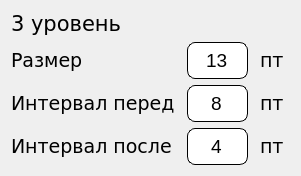
    <widget class="QWidget" name="gridLayoutWidget_7">
     <property name="geometry">
      <rect>
       <x>620</x>
       <y>20</y>
       <width>292</width>
       <height>156</height>
      </rect>
     </property>
     <layout class="QGridLayout" name="gridLayout_7">
      <item row="2" column="0">
       <widget class="QLabel" name="labelSettings_29">
        <property name="font">
         <font>
          <family>Verdana</family>
          <pointsize>14</pointsize>
          <weight>50</weight>
          <italic>false</italic>
          <bold>false</bold>
         </font>
        </property>
        <property name="mouseTracking">
         <bool>false</bool>
        </property>
        <property name="text">
         <string>Интервал перед </string>
        </property>
       </widget>
      </item>
      <item row="2" column="1">
       <widget class="QLineEdit" name="LEThirdLvlSpacingBefore">
        <property name="maximumSize">
         <size>
          <width>90</width>
          <height>16777215</height>
         </size>
        </property>
        <property name="font">
         <font>
          <pointsize>14</pointsize>
          <weight>50</weight>
          <bold>false</bold>
         </font>
        </property>
        <property name="styleSheet">
         <string notr="true">QLineEdit {
  border-radius: 8px;
  border: 1px solid black;
  padding: 5px 15px;
}

QLineEdit:focus {
  border: 1px solid yellow;
}

QLineEdit::placeholder {
  color: #767e89;
}</string>
        </property>
        <property name="text">
         <string>8</string>
        </property>
        <property name="alignment">
         <set>Qt::AlignCenter</set>
        </property>
       </widget>
      </item>
      <item row="1" column="1">
       <widget class="QLineEdit" name="LEThirdLvlSize">
        <property name="maximumSize">
         <size>
          <width>90</width>
          <height>16777215</height>
         </size>
        </property>
        <property name="font">
         <font>
          <pointsize>14</pointsize>
          <weight>50</weight>
          <bold>false</bold>
         </font>
        </property>
        <property name="styleSheet">
         <string notr="true">QLineEdit {
  border-radius: 8px;
  border: 1px solid black;
  padding: 5px 15px;
}

QLineEdit:focus {
  border: 1px solid yellow;
}

QLineEdit::placeholder {
  color: #767e89;
}</string>
        </property>
        <property name="text">
         <string>13</string>
        </property>
        <property name="alignment">
         <set>Qt::AlignCenter</set>
        </property>
       </widget>
      </item>
      <item row="3" column="1">
       <widget class="QLineEdit" name="LEThirdLvlSpacingAfter">
        <property name="maximumSize">
         <size>
          <width>90</width>
          <height>16777215</height>
         </size>
        </property>
        <property name="font">
         <font>
          <pointsize>14</pointsize>
          <weight>50</weight>
          <bold>false</bold>
         </font>
        </property>
        <property name="styleSheet">
         <string notr="true">QLineEdit {
  border-radius: 8px;
  border: 1px solid black;
  padding: 5px 15px;
}

QLineEdit:focus {
  border: 1px solid yellow;
}

QLineEdit::placeholder {
  color: #767e89;
}</string>
        </property>
        <property name="text">
         <string>4</string>
        </property>
        <property name="alignment">
         <set>Qt::AlignCenter</set>
        </property>
       </widget>
      </item>
      <item row="3" column="0">
       <widget class="QLabel" name="labelSettings_30">
        <property name="font">
         <font>
          <family>Verdana</family>
          <pointsize>14</pointsize>
          <weight>50</weight>
          <italic>false</italic>
          <bold>false</bold>
         </font>
        </property>
        <property name="mouseTracking">
         <bool>false</bool>
        </property>
        <property name="text">
         <string>Интервал после</string>
        </property>
       </widget>
      </item>
      <item row="0" column="0">
       <widget class="QLabel" name="labelSettings_31">
        <property name="font">
         <font>
          <family>Verdana</family>
          <pointsize>16</pointsize>
          <weight>50</weight>
          <italic>false</italic>
          <bold>false</bold>
         </font>
        </property>
        <property name="mouseTracking">
         <bool>false</bool>
        </property>
        <property name="text">
         <string>3 уровень</string>
        </property>
       </widget>
      </item>
      <item row="1" column="0">
       <widget class="QLabel" name="labelSettings_32">
        <property name="font">
         <font>
          <family>Verdana</family>
          <pointsize>14</pointsize>
          <weight>50</weight>
          <italic>false</italic>
          <bold>false</bold>
         </font>
        </property>
        <property name="mouseTracking">
         <bool>false</bool>
        </property>
        <property name="text">
         <string>Размер</string>
        </property>
       </widget>
      </item>
      <item row="1" column="2">
       <widget class="QLabel" name="labelSettings_33">
        <property name="font">
         <font>
          <family>Verdana</family>
          <pointsize>14</pointsize>
          <weight>50</weight>
          <italic>false</italic>
          <bold>false</bold>
         </font>
        </property>
        <property name="mouseTracking">
         <bool>false</bool>
        </property>
        <property name="text">
         <string> пт </string>
        </property>
       </widget>
      </item>
      <item row="2" column="2">
       <widget class="QLabel" name="labelSettings_34">
        <property name="font">
         <font>
          <family>Verdana</family>
          <pointsize>14</pointsize>
          <weight>50</weight>
          <italic>false</italic>
          <bold>false</bold>
         </font>
        </property>
        <property name="mouseTracking">
         <bool>false</bool>
        </property>
        <property name="text">
         <string> пт </string>
        </property>
       </widget>
      </item>
      <item row="3" column="2">
       <widget class="QLabel" name="labelSettings_35">
        <property name="font">
         <font>
          <family>Verdana</family>
          <pointsize>14</pointsize>
          <weight>50</weight>
          <italic>false</italic>
          <bold>false</bold>
         </font>
        </property>
        <property name="mouseTracking">
         <bool>false</bool>
        </property>
        <property name="text">
         <string> пт </string>
        </property>
       </widget>
      </item>
     </layout>
    </widget>
